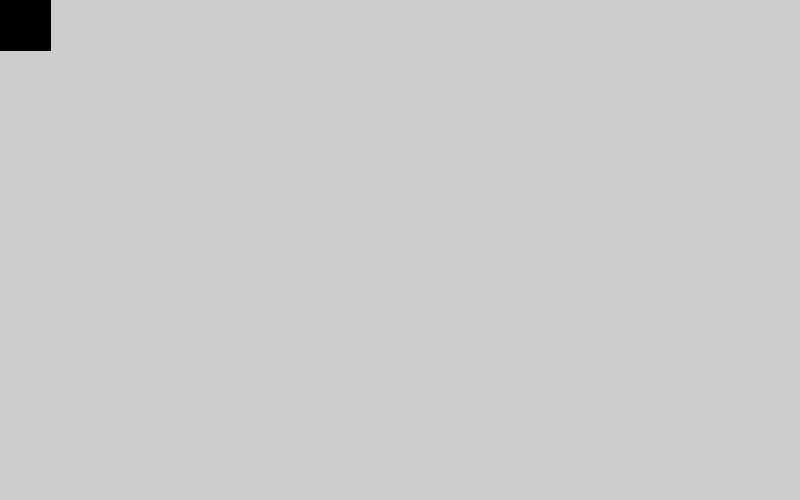
Frame 1 (no input)
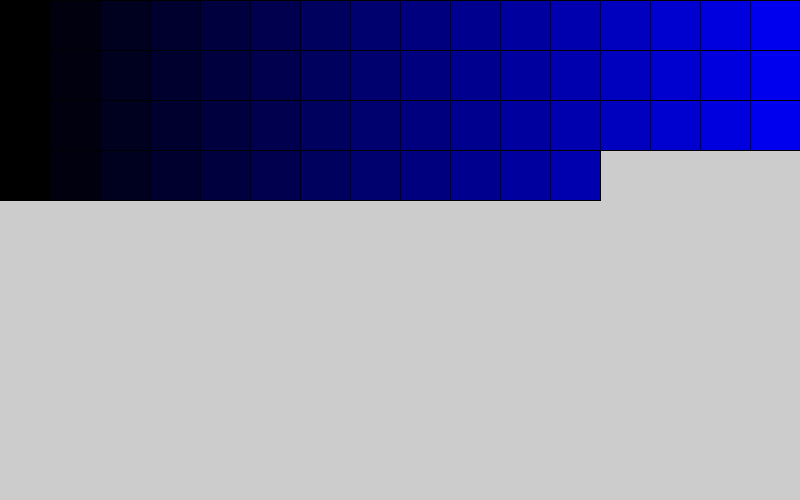
Frame 60 (the mouse pressed at the canvas centre just before this capture)
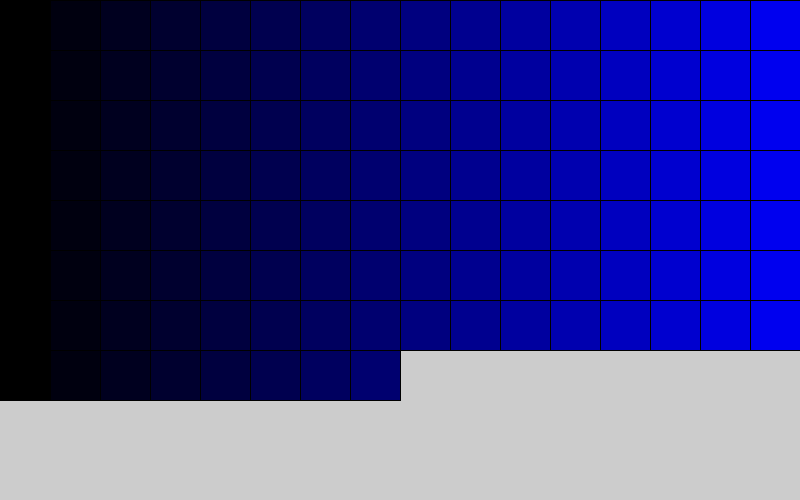
Frame 120 (the mouse held since frame 60 and released just before this capture)

The Processing sketch that drew these frames (run headless with seeded random() and noise(); from frame 60 on, the mouse is pressed at the canvas centre):

// Processing sketch: Rechtecken
// ── Rechtecken.pde
int posx=0;
int posy=0;
float blue=0;
int rectsize=50;


void setup() {
  size(800, 500);
  // Position des Fensters
  //surface.setLocation(300, 500);
}

void draw() {
  //background(0);
  //fill(255-posx,posy,posx);
  blue=map(posx, 0, 800, 0, 255);
  fill(0, 0, blue);
  rect(posx, posy, rectsize, rectsize);
  //posx=posx+50;
  posx+=rectsize;

  if (posx>=width) {
    //posy=posy+50;
    posy+=rectsize;
    posx=0;
  }
  

  if (posy>=height) {
    posy=0;
    posx=0;
    rectsize= round(random(20, 70));
    //rectsize=int(random(20,70));
  }
}
